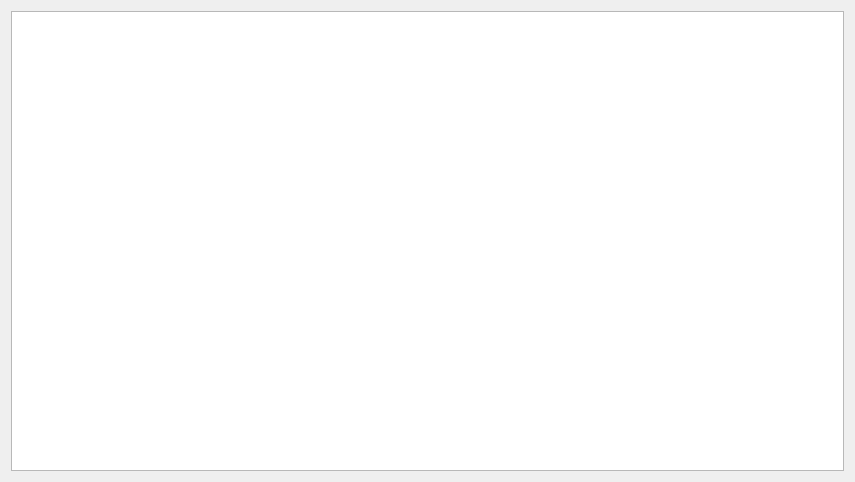
<?xml version="1.0" encoding="UTF-8"?>
<ui version="4.0">
 <class>Form</class>
 <widget class="QWidget" name="Form">
  <property name="geometry">
   <rect>
    <x>0</x>
    <y>0</y>
    <width>855</width>
    <height>482</height>
   </rect>
  </property>
  <property name="windowTitle">
   <string>Form</string>
  </property>
  <layout class="QVBoxLayout" name="verticalLayout_2">
   <item>
    <layout class="QVBoxLayout" name="verticalLayout">
     <item>
      <widget class="QTextBrowser" name="text_log"/>
     </item>
    </layout>
   </item>
  </layout>
 </widget>
 <resources/>
 <connections/>
</ui>
